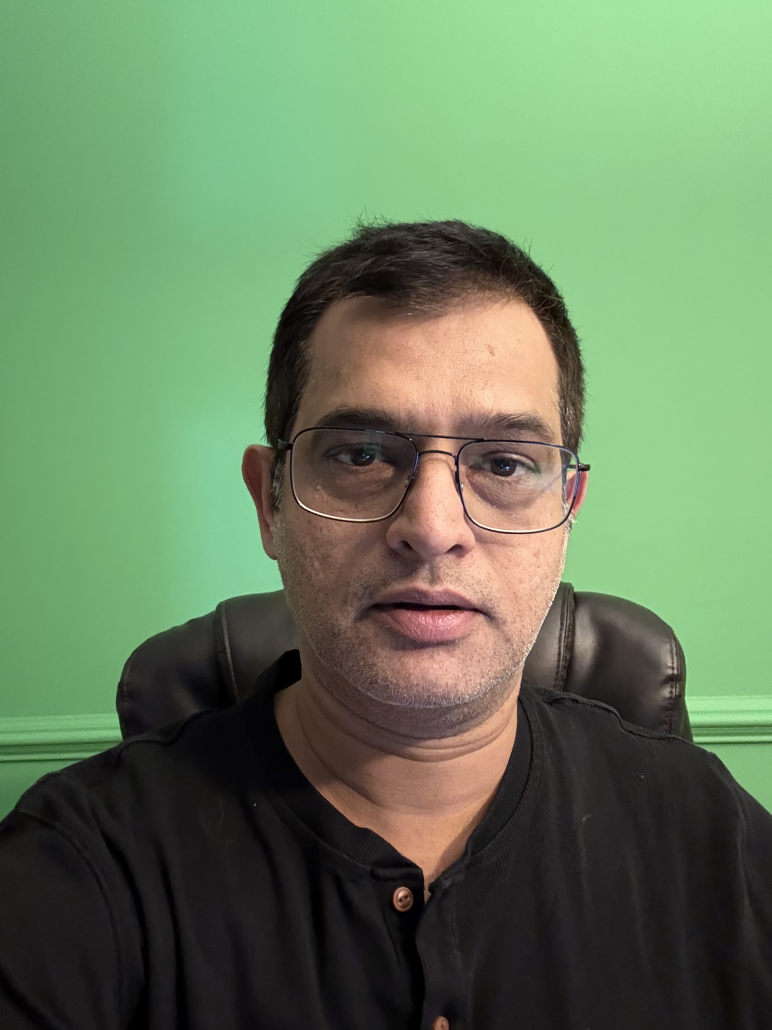
#> input picture test/IMG_0282.jpeg, 2316 x 3088 px (shown at 1/3 size)
$ python -i premium_talking_source_service.py   (imports and definitions only)
#> lines starting #> are read from the running program, lines starting #| are printed output that depends on the picture
from __future__ import annotations

import io
import os
import subprocess
import tempfile
from pathlib import Path
from typing import Optional, Tuple

import urllib.request


class PremiumSceneDependencyError(RuntimeError):
    pass


def _lazy_import_pillow():
    try:
        from PIL import Image, ImageChops, ImageDraw, ImageFilter, ImageOps
        return Image, ImageChops, ImageDraw, ImageFilter, ImageOps
    except Exception as ex:
        raise PremiumSceneDependencyError(
            "Pillow is required for talking_video premium scene composition. "
            "Install package 'Pillow' in svc-fusion-extension."
        ) from ex


# [6 lines left out: function _lazy_import_rembg, not called in this run]


def _download_to_bytes(url: str, timeout: int = 60) -> bytes:
    req = urllib.request.Request(url, headers={"User-Agent": "svc-fusion-extension/1.0"})
    with urllib.request.urlopen(req, timeout=timeout) as resp:
        return resp.read()


def _load_image_from_url(url: str):
    Image, _, _, _, ImageOps = _lazy_import_pillow()
    raw = _download_to_bytes(url)
    img = Image.open(io.BytesIO(raw))
    img.load()
    return ImageOps.exif_transpose(img).convert("RGBA")


# [13 lines left out: function _soft_portrait_alpha, not called in this run]


def extract_subject_cutout(face_image_url: str, out_png: str) -> str:
    Image, _, _, _, _ = _lazy_import_pillow()
    img = _load_image_from_url(face_image_url)
    remove = _lazy_import_rembg()

    if remove is not None:
        try:
            raw = _download_to_bytes(face_image_url)
            removed = remove(raw)
            out = Image.open(io.BytesIO(removed)).convert("RGBA")
            out.save(out_png, format="PNG")
            return out_png
        except Exception:
            pass

    # Launch-safe fallback: soft portrait matte.
    alpha = _soft_portrait_alpha(img.size)
    out = img.copy()
    out.putalpha(alpha)
    out.save(out_png, format="PNG")
    return out_png


# [29 lines left out: function build_scene_composite, not called in this run]

>>> import cv2
>>> picture = cv2.imread('../../../../../test/IMG_0282.jpeg', cv2.IMREAD_GRAYSCALE)
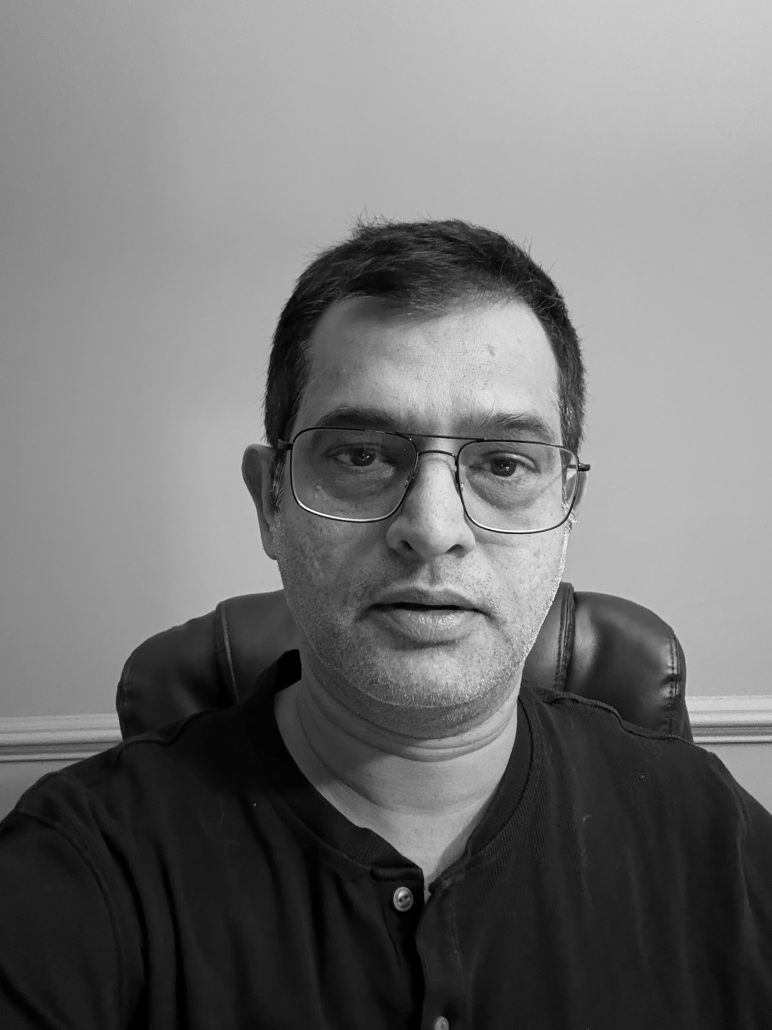
#> picture: shape (3088, 2316) (shown at 1/3 size); min 0, max 255, mean 115.4
>>> result = extract_subject_cutout(picture, 'out.png')
#> (the run stopped early here; a loop or call above may not have finished)

$ run again, on test/overlay.png
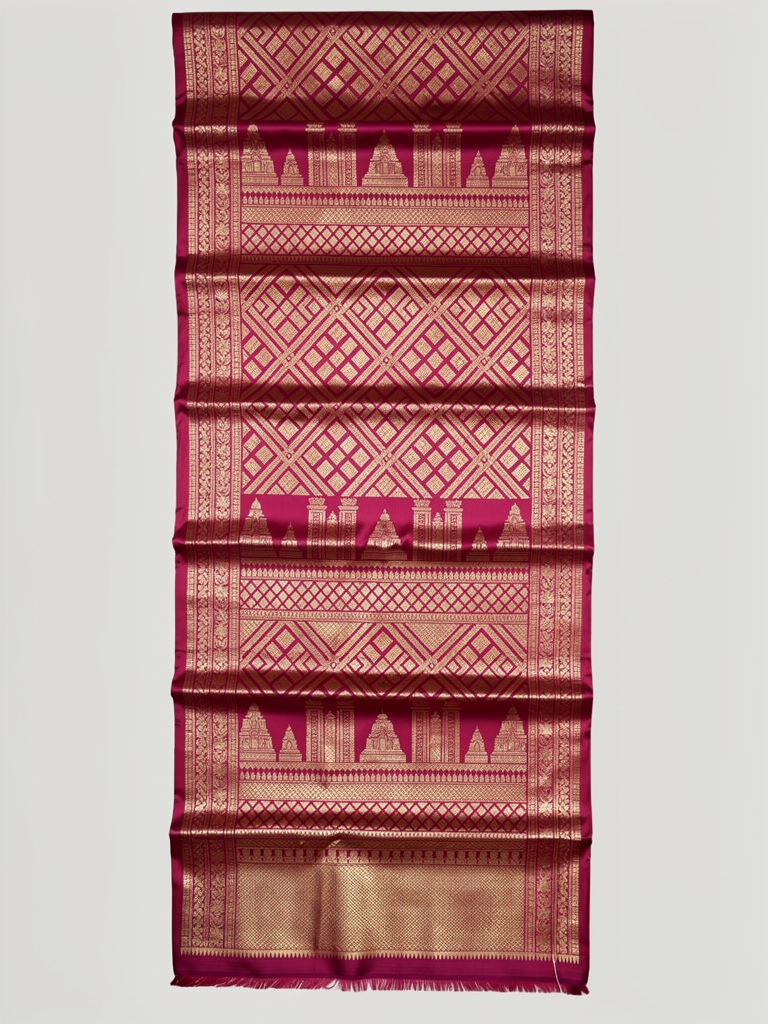
#> input picture test/overlay.png, 768 x 1024 px
#> `picture = cv2.imread('../../../../../test/IMG_0282.jpeg', cv2.IMREAD_G..`:
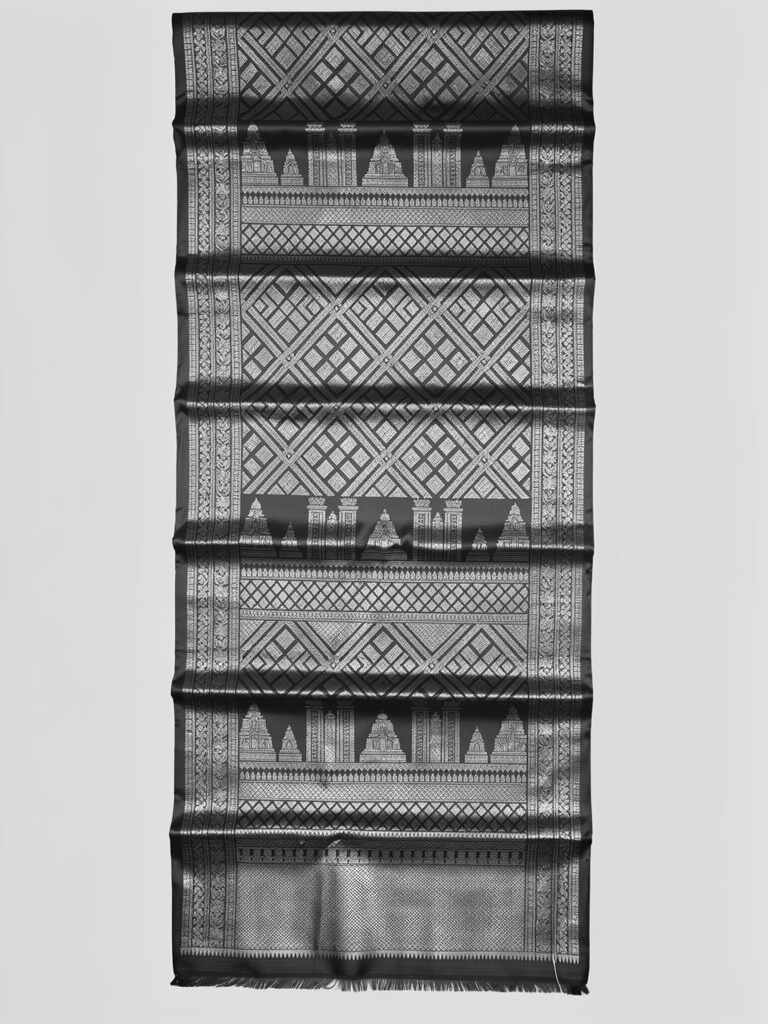
#> picture: shape (1024, 768); min 9, max 246, mean 160
